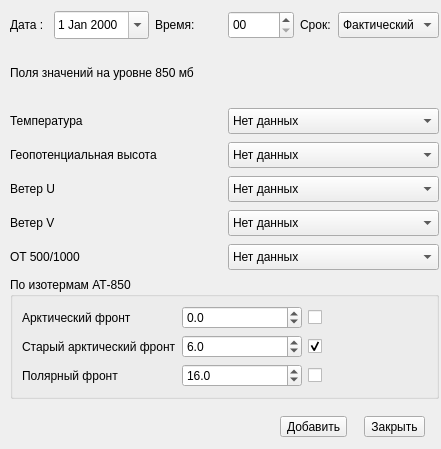
<?xml version="1.0" encoding="UTF-8"?>
<ui version="4.0">
 <class>FrontIdentWidget</class>
 <widget class="QDialog" name="FrontIdentWidget">
  <property name="geometry">
   <rect>
    <x>0</x>
    <y>0</y>
    <width>441</width>
    <height>449</height>
   </rect>
  </property>
  <property name="maximumSize">
   <size>
    <width>605</width>
    <height>16777215</height>
   </size>
  </property>
  <property name="windowTitle">
   <string>Идентификация атмосферных фронтов</string>
  </property>
  <widget class="QWidget" name="">
   <property name="geometry">
    <rect>
     <x>269</x>
     <y>406</y>
     <width>168</width>
     <height>41</height>
    </rect>
   </property>
   <layout class="QHBoxLayout" name="horizontalLayout">
    <item>
     <widget class="QToolButton" name="addBtn">
      <property name="text">
       <string>Добавить</string>
      </property>
     </widget>
    </item>
    <item>
     <widget class="QToolButton" name="closeBtn">
      <property name="text">
       <string>Закрыть</string>
      </property>
     </widget>
    </item>
   </layout>
  </widget>
  <widget class="QWidget" name="">
   <property name="geometry">
    <rect>
     <x>10</x>
     <y>11</y>
     <width>429</width>
     <height>388</height>
    </rect>
   </property>
   <layout class="QVBoxLayout" name="verticalLayout">
    <property name="sizeConstraint">
     <enum>QLayout::SetMaximumSize</enum>
    </property>
    <item>
     <layout class="QHBoxLayout" name="horizontalLayout_5">
      <item>
       <layout class="QHBoxLayout" name="horizontalLayout_2">
        <item>
         <widget class="QLabel" name="label_10">
          <property name="minimumSize">
           <size>
            <width>0</width>
            <height>28</height>
           </size>
          </property>
          <property name="maximumSize">
           <size>
            <width>16777215</width>
            <height>28</height>
           </size>
          </property>
          <property name="text">
           <string>Дата :</string>
          </property>
         </widget>
        </item>
        <item>
         <widget class="QDateEdit" name="dateEdit">
          <property name="minimumSize">
           <size>
            <width>0</width>
            <height>28</height>
           </size>
          </property>
          <property name="maximumSize">
           <size>
            <width>16777215</width>
            <height>28</height>
           </size>
          </property>
          <property name="calendarPopup">
           <bool>true</bool>
          </property>
         </widget>
        </item>
       </layout>
      </item>
      <item>
       <layout class="QHBoxLayout" name="horizontalLayout_4">
        <item>
         <widget class="QLabel" name="label_12">
          <property name="minimumSize">
           <size>
            <width>0</width>
            <height>28</height>
           </size>
          </property>
          <property name="maximumSize">
           <size>
            <width>16777215</width>
            <height>28</height>
           </size>
          </property>
          <property name="text">
           <string>Время:</string>
          </property>
         </widget>
        </item>
        <item>
         <widget class="QTimeEdit" name="timeEdit">
          <property name="minimumSize">
           <size>
            <width>0</width>
            <height>28</height>
           </size>
          </property>
          <property name="maximumSize">
           <size>
            <width>16777215</width>
            <height>28</height>
           </size>
          </property>
          <property name="displayFormat">
           <string>hh</string>
          </property>
         </widget>
        </item>
       </layout>
      </item>
      <item>
       <layout class="QHBoxLayout" name="horizontalLayout_3">
        <item>
         <widget class="QLabel" name="label_17">
          <property name="minimumSize">
           <size>
            <width>0</width>
            <height>28</height>
           </size>
          </property>
          <property name="maximumSize">
           <size>
            <width>16777215</width>
            <height>28</height>
           </size>
          </property>
          <property name="text">
           <string>Срок:</string>
          </property>
         </widget>
        </item>
        <item>
         <widget class="QComboBox" name="hourCombo">
          <property name="minimumSize">
           <size>
            <width>0</width>
            <height>26</height>
           </size>
          </property>
          <property name="maximumSize">
           <size>
            <width>16777215</width>
            <height>26</height>
           </size>
          </property>
          <property name="currentIndex">
           <number>0</number>
          </property>
          <item>
           <property name="text">
            <string>Фактический</string>
           </property>
          </item>
          <item>
           <property name="text">
            <string>6</string>
           </property>
          </item>
          <item>
           <property name="text">
            <string>12</string>
           </property>
          </item>
          <item>
           <property name="text">
            <string>18</string>
           </property>
          </item>
          <item>
           <property name="text">
            <string>24</string>
           </property>
          </item>
          <item>
           <property name="text">
            <string>36</string>
           </property>
          </item>
          <item>
           <property name="text">
            <string>42</string>
           </property>
          </item>
          <item>
           <property name="text">
            <string>48</string>
           </property>
          </item>
          <item>
           <property name="text">
            <string>54</string>
           </property>
          </item>
          <item>
           <property name="text">
            <string>60</string>
           </property>
          </item>
          <item>
           <property name="text">
            <string>66</string>
           </property>
          </item>
          <item>
           <property name="text">
            <string>72</string>
           </property>
          </item>
          <item>
           <property name="text">
            <string>84</string>
           </property>
          </item>
          <item>
           <property name="text">
            <string>96</string>
           </property>
          </item>
          <item>
           <property name="text">
            <string>120</string>
           </property>
          </item>
          <item>
           <property name="text">
            <string>144</string>
           </property>
          </item>
          <item>
           <property name="text">
            <string>168</string>
           </property>
          </item>
          <item>
           <property name="text">
            <string>192</string>
           </property>
          </item>
          <item>
           <property name="text">
            <string>216</string>
           </property>
          </item>
          <item>
           <property name="text">
            <string>240</string>
           </property>
          </item>
         </widget>
        </item>
       </layout>
      </item>
     </layout>
    </item>
    <item>
     <widget class="QLabel" name="label">
      <property name="text">
       <string>Поля значений на уровне 850 мб</string>
      </property>
     </widget>
    </item>
    <item>
     <layout class="QGridLayout" name="gridLayout_3">
      <item row="4" column="1">
       <widget class="QComboBox" name="fieldOT1500Combo">
        <property name="minimumSize">
         <size>
          <width>0</width>
          <height>26</height>
         </size>
        </property>
        <property name="maximumSize">
         <size>
          <width>16777215</width>
          <height>26</height>
         </size>
        </property>
        <property name="currentIndex">
         <number>0</number>
        </property>
        <item>
         <property name="text">
          <string>Нет данных</string>
         </property>
        </item>
       </widget>
      </item>
      <item row="1" column="1">
       <widget class="QComboBox" name="fieldH850Combo">
        <property name="minimumSize">
         <size>
          <width>0</width>
          <height>26</height>
         </size>
        </property>
        <property name="maximumSize">
         <size>
          <width>16777215</width>
          <height>26</height>
         </size>
        </property>
        <property name="currentIndex">
         <number>0</number>
        </property>
        <item>
         <property name="text">
          <string>Нет данных</string>
         </property>
        </item>
       </widget>
      </item>
      <item row="4" column="0">
       <widget class="QLabel" name="label_21">
        <property name="minimumSize">
         <size>
          <width>0</width>
          <height>28</height>
         </size>
        </property>
        <property name="maximumSize">
         <size>
          <width>16777215</width>
          <height>28</height>
         </size>
        </property>
        <property name="text">
         <string>OT 500/1000</string>
        </property>
       </widget>
      </item>
      <item row="2" column="1">
       <widget class="QComboBox" name="fieldWindU850Combo">
        <property name="minimumSize">
         <size>
          <width>0</width>
          <height>26</height>
         </size>
        </property>
        <property name="maximumSize">
         <size>
          <width>16777215</width>
          <height>26</height>
         </size>
        </property>
        <property name="currentIndex">
         <number>0</number>
        </property>
        <item>
         <property name="text">
          <string>Нет данных</string>
         </property>
        </item>
       </widget>
      </item>
      <item row="1" column="0">
       <widget class="QLabel" name="label_19">
        <property name="minimumSize">
         <size>
          <width>0</width>
          <height>28</height>
         </size>
        </property>
        <property name="maximumSize">
         <size>
          <width>16777215</width>
          <height>28</height>
         </size>
        </property>
        <property name="text">
         <string>Геопотенциальная высота</string>
        </property>
       </widget>
      </item>
      <item row="2" column="0">
       <widget class="QLabel" name="label_20">
        <property name="minimumSize">
         <size>
          <width>0</width>
          <height>28</height>
         </size>
        </property>
        <property name="maximumSize">
         <size>
          <width>16777215</width>
          <height>28</height>
         </size>
        </property>
        <property name="text">
         <string>Ветер U</string>
        </property>
       </widget>
      </item>
      <item row="0" column="0">
       <widget class="QLabel" name="label_18">
        <property name="minimumSize">
         <size>
          <width>0</width>
          <height>28</height>
         </size>
        </property>
        <property name="maximumSize">
         <size>
          <width>16777215</width>
          <height>28</height>
         </size>
        </property>
        <property name="text">
         <string>Температура</string>
        </property>
       </widget>
      </item>
      <item row="0" column="1">
       <widget class="QComboBox" name="fieldT850Combo">
        <property name="minimumSize">
         <size>
          <width>0</width>
          <height>26</height>
         </size>
        </property>
        <property name="maximumSize">
         <size>
          <width>16777215</width>
          <height>26</height>
         </size>
        </property>
        <property name="currentIndex">
         <number>0</number>
        </property>
        <item>
         <property name="text">
          <string>Нет данных</string>
         </property>
        </item>
       </widget>
      </item>
      <item row="3" column="1">
       <widget class="QComboBox" name="fieldWindV850Combo">
        <property name="minimumSize">
         <size>
          <width>0</width>
          <height>26</height>
         </size>
        </property>
        <property name="maximumSize">
         <size>
          <width>16777215</width>
          <height>26</height>
         </size>
        </property>
        <property name="currentIndex">
         <number>0</number>
        </property>
        <item>
         <property name="text">
          <string>Нет данных</string>
         </property>
        </item>
       </widget>
      </item>
      <item row="3" column="0">
       <widget class="QLabel" name="label_22">
        <property name="minimumSize">
         <size>
          <width>0</width>
          <height>28</height>
         </size>
        </property>
        <property name="maximumSize">
         <size>
          <width>16777215</width>
          <height>28</height>
         </size>
        </property>
        <property name="text">
         <string>Ветер V</string>
        </property>
       </widget>
      </item>
     </layout>
    </item>
    <item>
     <widget class="QGroupBox" name="groupBox_2">
      <property name="title">
       <string>По изотермам АТ-850</string>
      </property>
      <layout class="QGridLayout" name="gridLayout_2">
       <item row="1" column="0">
        <layout class="QGridLayout" name="gridLayout">
         <item row="0" column="0">
          <widget class="QLabel" name="label_3">
           <property name="text">
            <string>Арктический фронт</string>
           </property>
          </widget>
         </item>
         <item row="1" column="2">
          <widget class="QCheckBox" name="SAcheckBox">
           <property name="text">
            <string/>
           </property>
           <property name="checked">
            <bool>true</bool>
           </property>
          </widget>
         </item>
         <item row="1" column="0">
          <widget class="QLabel" name="label_4">
           <property name="text">
            <string>Старый арктический фронт</string>
           </property>
          </widget>
         </item>
         <item row="2" column="1">
          <widget class="QDoubleSpinBox" name="PFrSpin">
           <property name="decimals">
            <number>1</number>
           </property>
           <property name="minimum">
            <double>-50.000000000000000</double>
           </property>
           <property name="maximum">
            <double>50.000000000000000</double>
           </property>
           <property name="value">
            <double>16.000000000000000</double>
           </property>
          </widget>
         </item>
         <item row="0" column="1">
          <widget class="QDoubleSpinBox" name="AFrSpin">
           <property name="decimals">
            <number>1</number>
           </property>
           <property name="minimum">
            <double>-50.000000000000000</double>
           </property>
           <property name="maximum">
            <double>50.000000000000000</double>
           </property>
          </widget>
         </item>
         <item row="2" column="2">
          <widget class="QCheckBox" name="PcheckBox">
           <property name="text">
            <string/>
           </property>
           <property name="checked">
            <bool>false</bool>
           </property>
          </widget>
         </item>
         <item row="0" column="2">
          <widget class="QCheckBox" name="AFcheckBox">
           <property name="text">
            <string/>
           </property>
           <property name="checked">
            <bool>false</bool>
           </property>
          </widget>
         </item>
         <item row="1" column="1">
          <widget class="QDoubleSpinBox" name="SAFrSpin">
           <property name="decimals">
            <number>1</number>
           </property>
           <property name="minimum">
            <double>-50.000000000000000</double>
           </property>
           <property name="maximum">
            <double>50.000000000000000</double>
           </property>
           <property name="value">
            <double>6.000000000000000</double>
           </property>
          </widget>
         </item>
         <item row="2" column="0">
          <widget class="QLabel" name="label_2">
           <property name="text">
            <string>Полярный фронт</string>
           </property>
          </widget>
         </item>
        </layout>
       </item>
      </layout>
     </widget>
    </item>
   </layout>
  </widget>
 </widget>
 <resources/>
 <connections/>
</ui>
